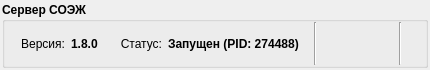
<?xml version="1.0" encoding="UTF-8"?>
<ui version="4.0">
 <class>MonitorWidget</class>
 <widget class="QWidget" name="MonitorWidget">
  <property name="geometry">
   <rect>
    <x>0</x>
    <y>0</y>
    <width>430</width>
    <height>70</height>
   </rect>
  </property>
  <property name="minimumSize">
   <size>
    <width>430</width>
    <height>70</height>
   </size>
  </property>
  <property name="maximumSize">
   <size>
    <width>16777215</width>
    <height>70</height>
   </size>
  </property>
  <property name="windowTitle">
   <string>KSUSTS Status</string>
  </property>
  <property name="windowIcon">
   <iconset>
    <normaloff>:/newPrefix/icons/Tulliana2/system_9584_32.png</normaloff>:/newPrefix/icons/Tulliana2/system_9584_32.png</iconset>
  </property>
  <layout class="QHBoxLayout" name="hlayMain">
   <property name="leftMargin">
    <number>2</number>
   </property>
   <property name="topMargin">
    <number>2</number>
   </property>
   <property name="rightMargin">
    <number>2</number>
   </property>
   <property name="bottomMargin">
    <number>2</number>
   </property>
   <item>
    <widget class="QGroupBox" name="gbFrame">
     <property name="font">
      <font>
       <weight>75</weight>
       <bold>true</bold>
      </font>
     </property>
     <property name="title">
      <string>Сервер СОЭЖ</string>
     </property>
     <layout class="QHBoxLayout" name="hlayFrame">
      <property name="leftMargin">
       <number>0</number>
      </property>
      <property name="topMargin">
       <number>0</number>
      </property>
      <property name="rightMargin">
       <number>0</number>
      </property>
      <property name="bottomMargin">
       <number>0</number>
      </property>
      <item>
       <widget class="QLabel" name="lblVersionCaption">
        <property name="sizePolicy">
         <sizepolicy hsizetype="Fixed" vsizetype="Preferred">
          <horstretch>0</horstretch>
          <verstretch>0</verstretch>
         </sizepolicy>
        </property>
        <property name="minimumSize">
         <size>
          <width>60</width>
          <height>0</height>
         </size>
        </property>
        <property name="maximumSize">
         <size>
          <width>60</width>
          <height>16777215</height>
         </size>
        </property>
        <property name="font">
         <font>
          <weight>50</weight>
          <bold>false</bold>
         </font>
        </property>
        <property name="styleSheet">
         <string notr="true">color: rgb(0, 0, 0);</string>
        </property>
        <property name="text">
         <string>Версия:</string>
        </property>
        <property name="alignment">
         <set>Qt::AlignRight|Qt::AlignTrailing|Qt::AlignVCenter</set>
        </property>
       </widget>
      </item>
      <item>
       <widget class="QLabel" name="lblVersion">
        <property name="sizePolicy">
         <sizepolicy hsizetype="Fixed" vsizetype="Preferred">
          <horstretch>0</horstretch>
          <verstretch>0</verstretch>
         </sizepolicy>
        </property>
        <property name="minimumSize">
         <size>
          <width>40</width>
          <height>0</height>
         </size>
        </property>
        <property name="maximumSize">
         <size>
          <width>40</width>
          <height>16777215</height>
         </size>
        </property>
        <property name="font">
         <font>
          <weight>75</weight>
          <bold>true</bold>
         </font>
        </property>
        <property name="styleSheet">
         <string notr="true">color: rgb(0, 0, 0);</string>
        </property>
        <property name="text">
         <string>1.8.0</string>
        </property>
        <property name="alignment">
         <set>Qt::AlignLeading|Qt::AlignLeft|Qt::AlignVCenter</set>
        </property>
       </widget>
      </item>
      <item>
       <widget class="QLabel" name="lblStatusCaption">
        <property name="sizePolicy">
         <sizepolicy hsizetype="Fixed" vsizetype="Preferred">
          <horstretch>0</horstretch>
          <verstretch>0</verstretch>
         </sizepolicy>
        </property>
        <property name="minimumSize">
         <size>
          <width>45</width>
          <height>0</height>
         </size>
        </property>
        <property name="maximumSize">
         <size>
          <width>45</width>
          <height>16777215</height>
         </size>
        </property>
        <property name="font">
         <font>
          <weight>50</weight>
          <bold>false</bold>
         </font>
        </property>
        <property name="styleSheet">
         <string notr="true">color: rgb(0, 0, 0);</string>
        </property>
        <property name="text">
         <string>Статус:</string>
        </property>
        <property name="alignment">
         <set>Qt::AlignRight|Qt::AlignTrailing|Qt::AlignVCenter</set>
        </property>
       </widget>
      </item>
      <item>
       <widget class="QLabel" name="lblStatus">
        <property name="sizePolicy">
         <sizepolicy hsizetype="Fixed" vsizetype="Preferred">
          <horstretch>0</horstretch>
          <verstretch>0</verstretch>
         </sizepolicy>
        </property>
        <property name="minimumSize">
         <size>
          <width>140</width>
          <height>0</height>
         </size>
        </property>
        <property name="maximumSize">
         <size>
          <width>140</width>
          <height>16777215</height>
         </size>
        </property>
        <property name="font">
         <font>
          <weight>75</weight>
          <bold>true</bold>
         </font>
        </property>
        <property name="autoFillBackground">
         <bool>false</bool>
        </property>
        <property name="text">
         <string>Запущен (PID: 274488)</string>
        </property>
       </widget>
      </item>
      <item>
       <widget class="QFrame" name="frame_1">
        <property name="frameShape">
         <enum>QFrame::VLine</enum>
        </property>
        <property name="frameShadow">
         <enum>QFrame::Sunken</enum>
        </property>
       </widget>
      </item>
      <item>
       <widget class="QPushButton" name="bnStartStop">
        <property name="minimumSize">
         <size>
          <width>32</width>
          <height>32</height>
         </size>
        </property>
        <property name="maximumSize">
         <size>
          <width>32</width>
          <height>32</height>
         </size>
        </property>
        <property name="font">
         <font>
          <weight>50</weight>
          <bold>false</bold>
         </font>
        </property>
        <property name="text">
         <string/>
        </property>
        <property name="icon">
         <iconset resource="soegmon.qrc">
          <normaloff>:/newPrefix/icons/Material Design Icons/ic_stop_128_28859_32.png</normaloff>:/newPrefix/icons/Material Design Icons/ic_stop_128_28859_32.png</iconset>
        </property>
        <property name="iconSize">
         <size>
          <width>32</width>
          <height>32</height>
         </size>
        </property>
        <property name="flat">
         <bool>true</bool>
        </property>
       </widget>
      </item>
      <item>
       <widget class="QPushButton" name="bnRestart">
        <property name="minimumSize">
         <size>
          <width>32</width>
          <height>32</height>
         </size>
        </property>
        <property name="maximumSize">
         <size>
          <width>32</width>
          <height>32</height>
         </size>
        </property>
        <property name="font">
         <font>
          <weight>50</weight>
          <bold>false</bold>
         </font>
        </property>
        <property name="text">
         <string/>
        </property>
        <property name="icon">
         <iconset resource="soegmon.qrc">
          <normaloff>:/newPrefix/icons/Material Design Icons/ic_loop_128_28425_32.png</normaloff>:/newPrefix/icons/Material Design Icons/ic_loop_128_28425_32.png</iconset>
        </property>
        <property name="iconSize">
         <size>
          <width>32</width>
          <height>32</height>
         </size>
        </property>
        <property name="flat">
         <bool>true</bool>
        </property>
       </widget>
      </item>
      <item>
       <widget class="QFrame" name="frame_2">
        <property name="frameShape">
         <enum>QFrame::VLine</enum>
        </property>
        <property name="frameShadow">
         <enum>QFrame::Sunken</enum>
        </property>
       </widget>
      </item>
      <item>
       <spacer name="hSpacer_1">
        <property name="orientation">
         <enum>Qt::Horizontal</enum>
        </property>
        <property name="sizeHint" stdset="0">
         <size>
          <width>40</width>
          <height>20</height>
         </size>
        </property>
       </spacer>
      </item>
     </layout>
    </widget>
   </item>
  </layout>
 </widget>
 <resources>
  <include location="soegmon.qrc"/>
  <include location="soegmon.qrc"/>
 </resources>
 <connections/>
</ui>
